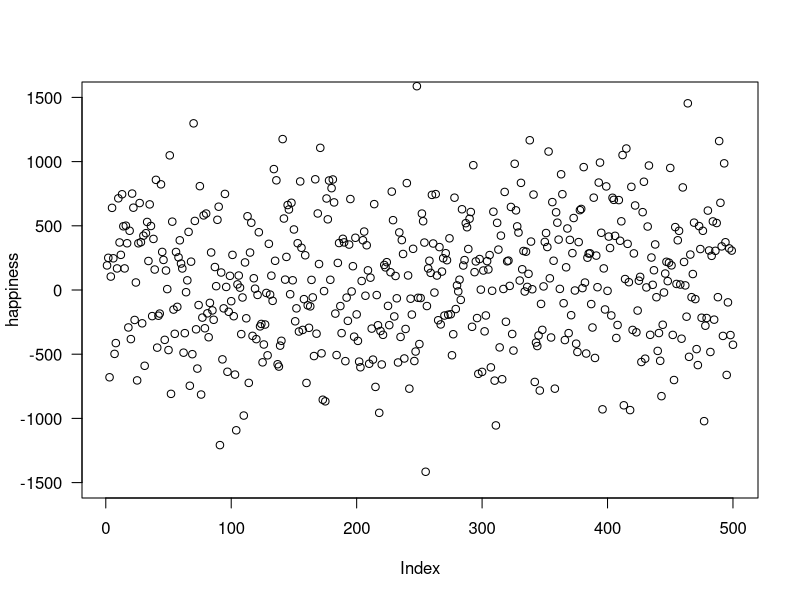
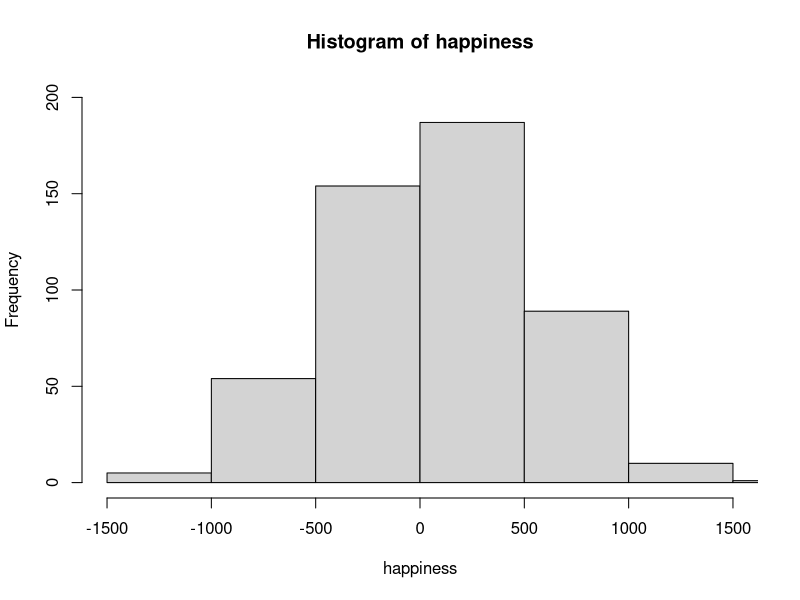
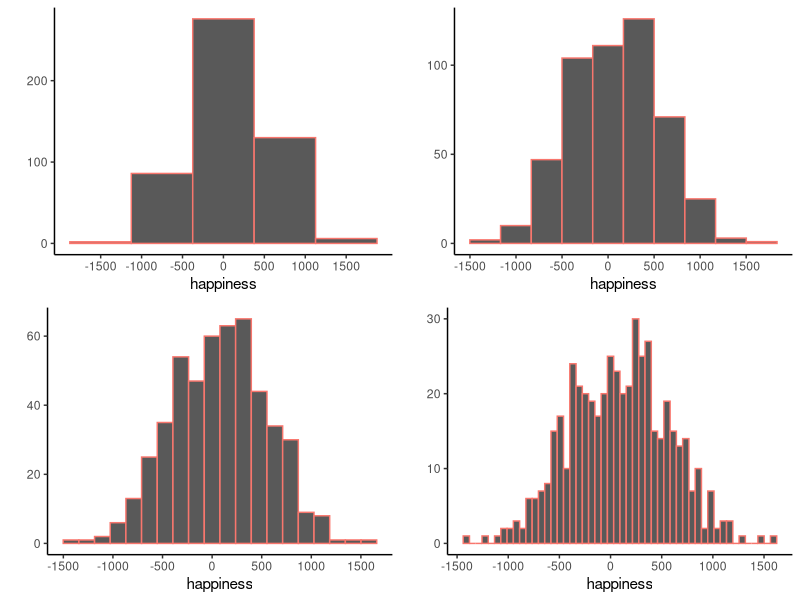
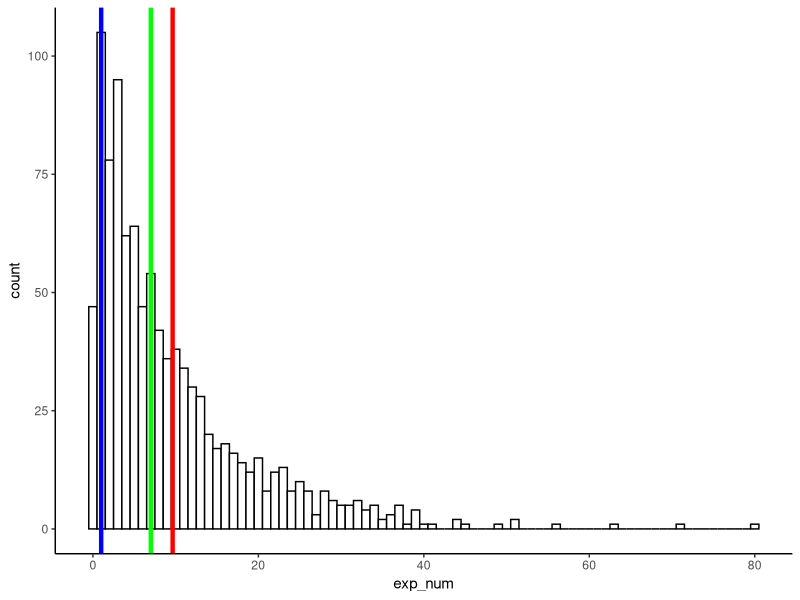
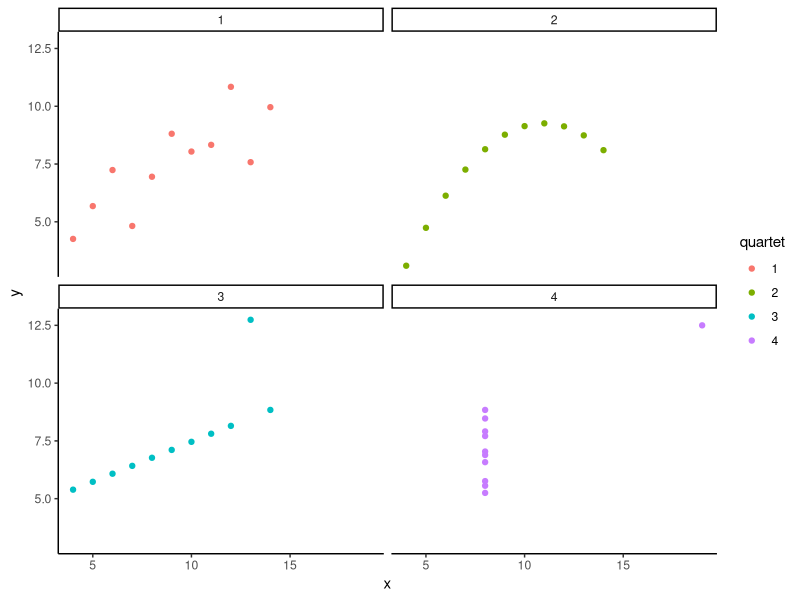

Reproduce these figures in R, in order.
## ---- chunk 1
happiness<-rnorm(500,100,500)
knitr::kable(matrix(round(happiness),ncol=10,nrow=50))
## ---- chunk 2
plot(happiness,ylim=c(-1500,1500),las=1)
## ---- chunk 3
hist(happiness,breaks=6,ylim=c(0,200),xlim=(c(-1500,1500)))
## ---- chunk 4

library(ggplot2)
library(ggpubr)

g1 <- qplot(x=happiness, color="white", bins=5)+
  theme_classic()+
  scale_x_continuous(breaks=seq(-1500, 1500, 500))+
  theme(legend.position="none")

g2 <- qplot(x=happiness, color="white", bins=10)+
  theme_classic()+
  scale_x_continuous(breaks=seq(-1500, 1500, 500))+
  theme(legend.position="none")

g3 <- qplot(x=happiness, color="white", bins=20)+
  theme_classic()+
  scale_x_continuous(breaks=seq(-1500, 1500, 500))+
  theme(legend.position="none")

g4 <- qplot(x=happiness, color="white", bins=50)+
  theme_classic()+
  scale_x_continuous(breaks=seq(-1500, 1500, 500))+
  theme(legend.position="none")

ggarrange(g1, g2, g3, g4, ncol=2, nrow=2)

## ---- chunk 5
library(ggplot2)

# need to get used to the fact that r doesn't have a builtin mode function...
my_mode <- function(x) {
  ux <- unique(x)
  ux[which.max(tabulate(match(x, ux)))]
}

exp_num<-round(rexp(1000,.1),digits=0)

# from qplot to ggplot so bins line up
df_exp = data.frame(exp_num)
ggplot(df_exp, aes(x = exp_num)) + geom_histogram(binwidth = 1,color="black", fill="white") +
    geom_vline(xintercept=mean(exp_num), color="red", size=1.5)+
  geom_vline(xintercept=median(exp_num), color="green", size=1.5)+
  geom_vline(xintercept=my_mode(exp_num), color="blue", size=1.5)+
  theme_classic()

## ---- chunk 6
numbers<-c(1, 3, 4, 5, 5, 6, 7, 8, 9, 24)
mat<-matrix(rep(numbers,10),ncol=10)
differences<-t(mat)-numbers
row.names(differences)<-numbers
colnames(differences)<-numbers
knitr::kable(differences,row.names=T)

## ---- chunk 7
numbers<-c(1, 2,3)
mat<-matrix(rep(numbers,3),ncol=3)
differences<-t(mat)-numbers
row.names(differences)<-numbers
colnames(differences)<-numbers
knitr::kable(differences, row.names=T)
## ---- chunk 8
library(dplyr)
scores<-1:6
values<-c(1,6,4,2,6,8)
mean_scores<-mean(values)
Difference_from_Mean<-values-mean_scores
the_df<-data.frame(scores,values,mean=rep(mean_scores,6),Difference_from_Mean)

the_df <- the_df %>%
  rbind(c("Sums",colSums(the_df[1:6,2:4]))) %>%
  rbind(c("Means",colMeans(the_df[1:6,2:4])))
knitr::kable(the_df)

## ---- chunk 9
scores<-1:6
values<-c(1,6,4,2,6,8)
mean_scores<-mean(values)
Difference_from_Mean<-values-mean_scores
Squared_Deviations <- Difference_from_Mean^2
the_df<-data.frame(scores,values,mean=rep(mean_scores,6),Difference_from_Mean,Squared_Deviations)

the_df <- the_df %>%
  rbind(c("Sums",colSums(the_df[1:6,2:5]))) %>%
  rbind(c("Means",colMeans(the_df[1:6,2:5])))
knitr::kable(the_df)

## ---- chunk 10
scores<-1:6
values<-c(1,6,4,2,6,8)
mean_scores<-mean(values)
Difference_from_Mean<-values-mean_scores
Squared_Deviations <- Difference_from_Mean^2
the_df<-data.frame(scores,values,mean=rep(mean_scores,6),Difference_from_Mean,Squared_Deviations)

the_df <- the_df %>%
  rbind(c("Sums",colSums(the_df[1:6,2:5]))) %>%
  rbind(c("Means",colMeans(the_df[1:6,2:5])))
knitr::kable(the_df)

## ---- chunk 11
scores<-1:6
values<-c(1,6,4,2,6,8)
mean_scores<-mean(values)
Difference_from_Mean<-values-mean_scores
Absolute_Deviations <- abs(Difference_from_Mean)
the_df<-data.frame(scores,values,mean=rep(mean_scores,6),Difference_from_Mean,Absolute_Deviations)

the_df <- the_df %>%
  rbind(c("Sums",colSums(the_df[1:6,2:5]))) %>%
  rbind(c("Means",colMeans(the_df[1:6,2:5])))
knitr::kable(the_df)

## ---- chunk 12
library(data.table)
ac <- fread("data/anscombe.txt")
ac<-as.data.frame(ac)

ac_long<-data.frame(x=c(ac[,1],
                        ac[,3],
                        ac[,5],
                        ac[,7]),
                    y=c(ac[,2],
                        ac[,4],
                        ac[,6],
                        ac[,8]),
                    quartet = as.factor(rep(1:4,each=11))
                        )

ggplot(ac_long, aes(x=x, y=y, color=quartet))+
  geom_point()+
  theme_classic()+
  facet_wrap(~quartet)


## ---- chunk 13
library(dplyr)

ac_long_summary <- ac_long %>%
                    dplyr::group_by(quartet) %>%
                    dplyr::summarise(mean_x = mean(x),
                              var_x = var(x),
                              mean_y = mean(y),
                              var_y = var(y))

knitr::kable(ac_long_summary)

